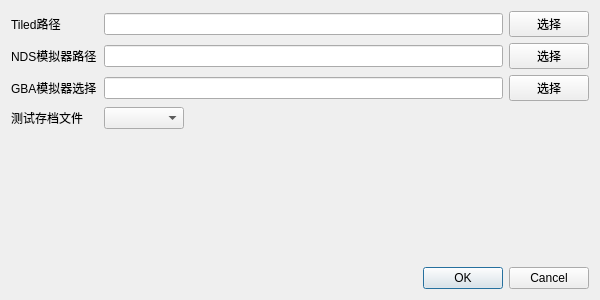
<?xml version="1.0" encoding="UTF-8"?>
<ui version="4.0">
 <class>Settings</class>
 <widget class="QDialog" name="Settings">
  <property name="geometry">
   <rect>
    <x>0</x>
    <y>0</y>
    <width>600</width>
    <height>300</height>
   </rect>
  </property>
  <property name="windowTitle">
   <string>Settings</string>
  </property>
  <layout class="QVBoxLayout" name="verticalLayout">
   <item>
    <layout class="QGridLayout" name="gridLayout">
     <item row="0" column="1">
      <widget class="QLineEdit" name="tiled_path"/>
     </item>
     <item row="1" column="1">
      <widget class="QLineEdit" name="nds_emulator_path"/>
     </item>
     <item row="1" column="0">
      <widget class="QLabel" name="label_2">
       <property name="text">
        <string>NDS模拟器路径</string>
       </property>
      </widget>
     </item>
     <item row="0" column="2">
      <widget class="QPushButton" name="tiled_path_browse_button">
       <property name="text">
        <string>选择</string>
       </property>
      </widget>
     </item>
     <item row="0" column="0">
      <widget class="QLabel" name="label">
       <property name="text">
        <string>Tiled路径</string>
       </property>
      </widget>
     </item>
     <item row="2" column="0">
      <widget class="QLabel" name="label_3">
       <property name="text">
        <string>GBA模拟器选择</string>
       </property>
      </widget>
     </item>
     <item row="1" column="2">
      <widget class="QPushButton" name="nds_emulator_path_browse_button">
       <property name="text">
        <string>选择</string>
       </property>
      </widget>
     </item>
     <item row="2" column="2">
      <widget class="QPushButton" name="gba_emulator_path_browse_button">
       <property name="text">
        <string>选择</string>
       </property>
      </widget>
     </item>
     <item row="2" column="1">
      <widget class="QLineEdit" name="gba_emulator_path"/>
     </item>
     <item row="3" column="1">
      <widget class="QComboBox" name="test_room_save_file">
       <property name="maximumSize">
        <size>
         <width>80</width>
         <height>16777215</height>
        </size>
       </property>
      </widget>
     </item>
     <item row="3" column="0">
      <widget class="QLabel" name="label_4">
       <property name="text">
        <string>测试存档文件</string>
       </property>
      </widget>
     </item>
    </layout>
   </item>
   <item>
    <spacer name="verticalSpacer">
     <property name="orientation">
      <enum>Qt::Vertical</enum>
     </property>
     <property name="sizeHint" stdset="0">
      <size>
       <width>20</width>
       <height>40</height>
      </size>
     </property>
    </spacer>
   </item>
   <item>
    <widget class="QDialogButtonBox" name="buttonBox">
     <property name="orientation">
      <enum>Qt::Horizontal</enum>
     </property>
     <property name="standardButtons">
      <set>QDialogButtonBox::Cancel|QDialogButtonBox::Ok</set>
     </property>
    </widget>
   </item>
  </layout>
 </widget>
 <resources/>
 <connections>
  <connection>
   <sender>buttonBox</sender>
   <signal>accepted()</signal>
   <receiver>Settings</receiver>
   <slot>accept()</slot>
   <hints>
    <hint type="sourcelabel">
     <x>248</x>
     <y>254</y>
    </hint>
    <hint type="destinationlabel">
     <x>157</x>
     <y>274</y>
    </hint>
   </hints>
  </connection>
  <connection>
   <sender>buttonBox</sender>
   <signal>rejected()</signal>
   <receiver>Settings</receiver>
   <slot>reject()</slot>
   <hints>
    <hint type="sourcelabel">
     <x>316</x>
     <y>260</y>
    </hint>
    <hint type="destinationlabel">
     <x>286</x>
     <y>274</y>
    </hint>
   </hints>
  </connection>
 </connections>
</ui>
